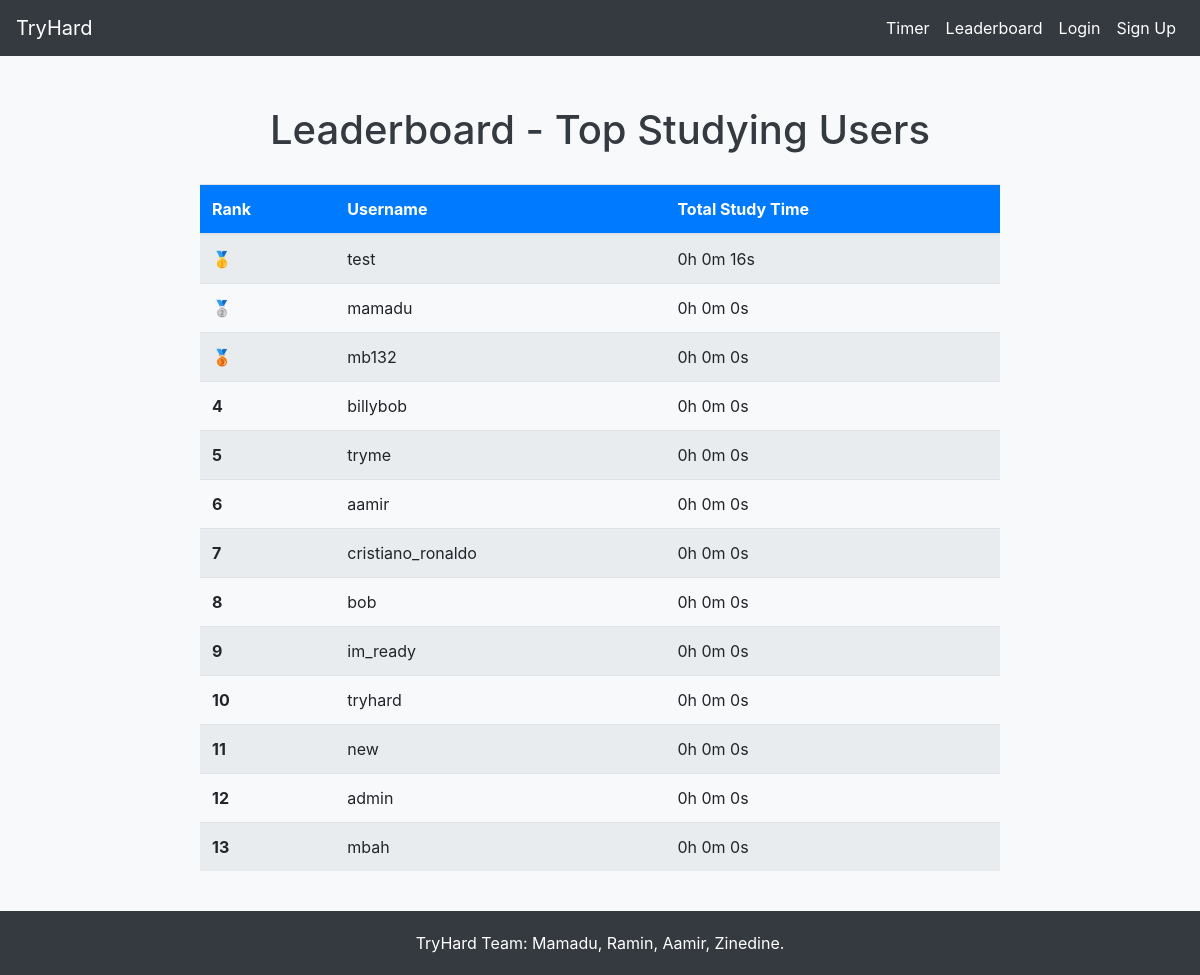
Page /lb/ on the earlier database version.
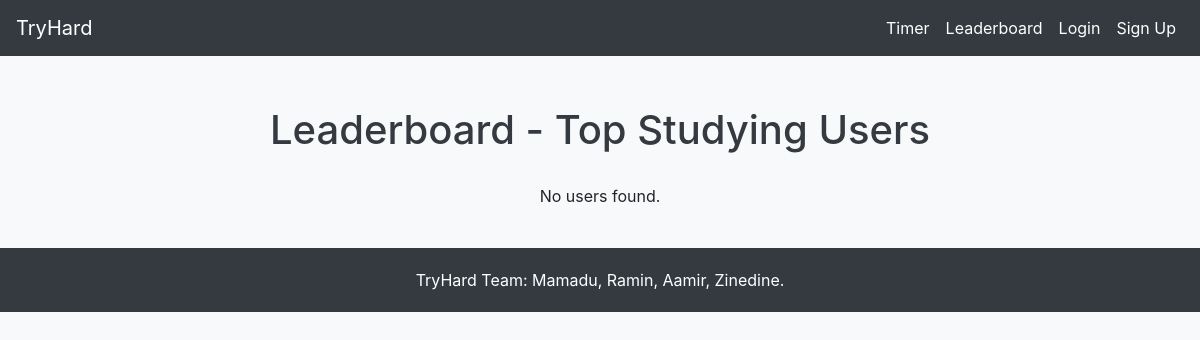
Same page on the later database version.
### tryhard_app/models.py (models this page shows, shortened)
class CustomUser(models.Model):
    name = models.CharField(max_length=100)
    username = models.CharField(max_length=100, unique=True)
    password = models.CharField(max_length=100)  # Store hashed passwords later
    total_time = models.IntegerField(default=0)

### tryhard_app/views.py (the view)
# urls.py: path('lb/',views.lb),
def lb(request):
    users = CustomUser.objects.order_by('-total_time')
    return render(request, 'lb.html', {'users': users})

### tryhard_app/templatetags/custom_filters.py (called while the page is built)
@register.filter
def time_format(value):
    total_seconds = int(value)
    hours = total_seconds // 3600
    minutes = (total_seconds % 3600) // 60
    seconds = total_seconds % 60
    return f"{hours}h {minutes}m {seconds}s"

### templates/lb.html (shortened to what this page needs)
{% load static %}
{% load custom_filters %}
<!DOCTYPE html>
<html lang="en">
<head>
    <link rel="stylesheet" href="https://cdn.jsdelivr.net/npm/bootstrap@4.6.2/dist/css/bootstrap.min.css">
</head>
<body>
    <nav class="navbar navbar-expand-lg">
      <a class="navbar-brand" href="/">TryHard</a>
      <div class="collapse navbar-collapse">
        <ul class="navbar-nav ml-auto">
          <li class="nav-item">
            <a class="nav-link" href="/timer/">Timer</a>
          </li>
          <li class="nav-item">
            <a class="nav-link" href="/lb/">Leaderboard</a>
          </li>
          {% if request.session.username %}
            <li class="nav-item">
              <span class="nav-link">Welcome, {{ request.session.username }}!</span>
            </li>
            <li class="nav-item">
              <a class="nav-link" href="/login/">Logout</a>
            </li>
          {% else %}
            <li class="nav-item">
              <a class="nav-link" href="/login/">Login</a>
            </li>
            <li class="nav-item">
              <a class="nav-link" href="/signup/">Sign Up</a>
            </li>
          {% endif %}
        </ul>
      </div>
    </nav>
    <div class="container">
        <h1 class="leaderboard-title">Leaderboard - Top Studying Users</h1>
        {% if users %}
            <table class="table table-hover leaderboard-table">
                <thead>
                    <tr>
                        <th scope="col">Rank</th>
                        <th scope="col">Username</th>
                        <th scope="col">Total Study Time</th>
                    </tr>
                </thead>
                <tbody>
                    {% for person in users %}
                    <tr>
                        <th scope="row">
                            {% if forloop.counter0 == 0 %}
                                🥇
                            {% elif forloop.counter0 == 1 %}
                                🥈
                            {% elif forloop.counter0 == 2 %}
                                🥉
                            {% else %}
                                {{ forloop.counter }}
                            {% endif %}
                        </th>
                        <td>{{ person.username }}</td>
                        <td>{{ person.total_time|time_format }}</td>
                    </tr>
                    {% endfor %}
                </tbody>
            </table>
        {% else %}
            <p class="text-center">No users found.</p>
        {% endif %}
    </div>
    <footer>
        <p>TryHard Team: Mamadu, Ramin, Aamir, Zinedine.</p>
    </footer>
</body>
</html>

### templates/lb.html (style rules this page uses)
body { background-color: #f8f9fa; }
.leaderboard-title { margin-top: 50px; margin-bottom: 30px; text-align: center; color: #343a40; }
footer { margin-top: 40px; text-align: center; color: #6c757d; padding: 20px 0; background-color: #343a40; color: #fff; }
footer p { margin: 0; }
.navbar { background-color: #343a40; }
.navbar-brand, .nav-link { color: #fff !important; }

Differences in the rows shown:
removed CustomUser: username "test", total_time "0h 0m 16s"
removed CustomUser: username "mamadu", total_time "0h 0m 0s"
removed CustomUser: username "mb132", total_time "0h 0m 0s"
removed CustomUser: username "billybob", total_time "0h 0m 0s"
removed CustomUser: username "tryme", total_time "0h 0m 0s"
removed CustomUser: username "aamir", total_time "0h 0m 0s"
removed CustomUser: username "cristiano_ronaldo", total_time "0h 0m 0s"
removed CustomUser: username "bob", total_time "0h 0m 0s"
removed CustomUser: username "im_ready", total_time "0h 0m 0s"
removed CustomUser: username "tryhard", total_time "0h 0m 0s"
removed CustomUser: username "new", total_time "0h 0m 0s"
removed CustomUser: username "admin", total_time "0h 0m 0s"
removed CustomUser: username "mbah", total_time "0h 0m 0s"
Other differences:
text no longer shown: "Rank Username Total Study Time"
text now shown: "No users found."
